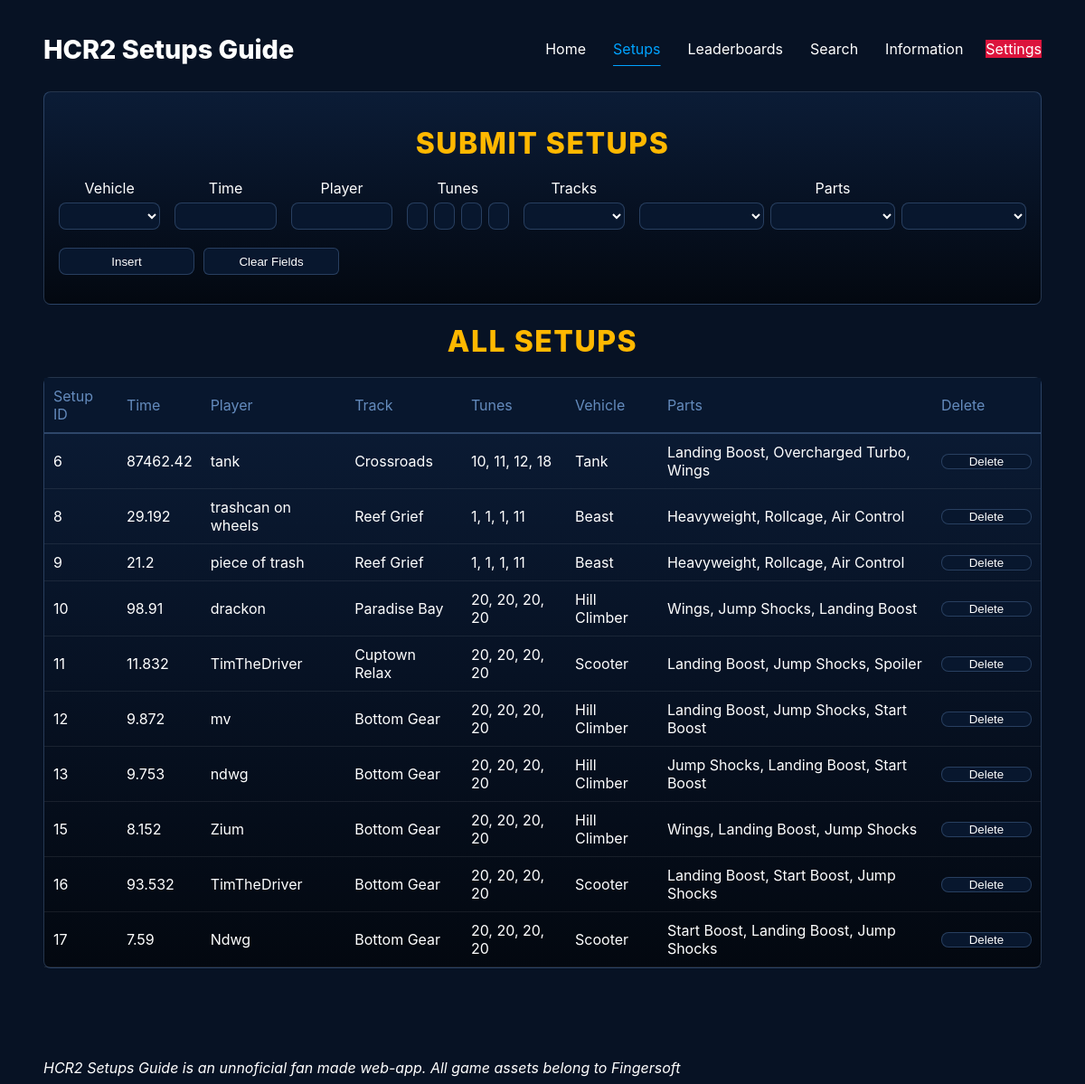
/Setups, run on the app's committed database.
### app.py (models this page shows)
class Setups(db.Model):
    __tablename__ = "Setups"
    setup_id = db.Column(db.Integer, primary_key=True, autoincrement=True)
    time_id = db.Column(db.Integer, db.ForeignKey("WR_Times.time_id"), nullable=False)
    track_id = db.Column(db.Integer, db.ForeignKey("Tracks.track_id"), nullable=False)
    tune_id = db.Column(db.Integer, db.ForeignKey("Tunes.tune_id"), nullable=False)
    vehicle_id = db.Column(db.Integer, db.ForeignKey("Vehicles.vehicle_id"), nullable=False)
    part_id = db.Column(db.Integer, db.ForeignKey("Part Combinations.part_id"), nullable=False)
    wr_time = db.relationship("WR_Times", back_populates="setups")
    track = db.relationship("Tracks", back_populates="setups")
    tune = db.relationship("Tunes", back_populates="setups")
    vehicle = db.relationship("Vehicles", back_populates="setups")
    parts_combinations = db.relationship("Parts", back_populates="setups")

class WR_Times(db.Model):
    __tablename__ = "WR_Times"
    time_id = db.Column(db.Integer, primary_key=True, autoincrement=True, nullable=False)
    time = db.Column(db.REAL, nullable=False)
    player = db.Column(db.Text, nullable=False)
    setups = db.relationship("Setups", back_populates="wr_time")

class Tracks(db.Model):
    __tablename__ = "Tracks"
    track_id = db.Column(db.Integer, primary_key=True, autoincrement=True, nullable=False, unique=True)
    track_name = db.Column(db.Text, nullable=False)
    setups = db.relationship("Setups", back_populates="track")

class Tunes(db.Model):
    __tablename__ = "Tunes"
    tune_id = db.Column(db.Integer, primary_key=True, autoincrement=True, nullable=False, unique=True)
    tune1 = db.Column(db.Integer, nullable=False)
    tune2 = db.Column(db.Integer, nullable=False)
    tune3 = db.Column(db.Integer, nullable=False)
    tune4 = db.Column(db.Integer, nullable=False)
    setups = db.relationship("Setups", back_populates="tune")

class Vehicles(db.Model):
    __tablename__ = "Vehicles"
    vehicle_id = db.Column(db.Integer, primary_key=True, autoincrement=True, nullable=False, unique=True)
    vehicle_name = db.Column(db.Text, unique=True)
    setups = db.relationship("Setups", back_populates="vehicle")

class Parts(db.Model):
    __tablename__ = "Part Combinations"
    part_id = db.Column(db.Integer, primary_key=True, autoincrement=True, nullable=False, unique=True)
    slot1 = db.Column(db.Text, nullable=False)
    slot2 = db.Column(db.Text, nullable=False)
    slot3 = db.Column(db.Text, nullable=False)
    setups = db.relationship("Setups", back_populates="parts_combinations")

### app.py (the view, shortened to what this page needs)
@app.route('/Setups', methods=['GET', 'POST'])
def setups():
    insert_errors = []
    all_setups = Setups.query.all()
    return render_template('Setups.html',
                           active_page='setups',
                           setups=all_setups,
                           tracks_list=tracks_list,
                           vehicles_list=vehicles_list,
                           parts_list=parts_list,
                           insert_errors=insert_errors)

### app.py (called while the page is built, shortened)
@app.before_request
def settings_menu():
    error = []
    rpp = request.form.get('rows_per_page')
    theme = request.form.get('theme')
    if 'theme' not in session:
            session['theme'] = 'dark'
    if 'rows_per_page' not in session:
        session['rows_per_page'] = 10

### templates/Setups.html (shortened to what this page needs)
{% extends 'layout.html' %}
{% block content %}
<div class="insert-form">
    <div class="search-form">
        <h1 class="title">SUBMIT SETUPS</h1>
        <form method="POST" action="{{url_for('setups')}}">
            <div class="search-grid">
                <div class="search-box">
                    <label>Vehicle</label>
                    <select name="vehicle_name">
                        <option value="" disabled hidden selected></option>
                        {% for i in vehicles_list %}
                            <option value="{{i}}">{{i}}</option>
                        {% endfor %}
                    </select>
                </div>
                <div class="search-box">
                    <label>Time</label>
                    <input type="number" step="any" name="time">
                </div>
                <div class="search-box">
                    <label>Player</label>
                    <input type="text" name="player">
                </div>
                <div class="search-box">
                    <label>Tunes</label>
                    <div class="multi-select">
                        <input type="number" max="20" min="1" name="tune1">
                        <input type="number" max="20" min="1" name="tune2">
                        <input type="number" max="20" min="1" name="tune3">
                        <input type="number" max="20" min="1" name="tune4">
                    </div>
                </div>
                <div class="search-box">
                    <label>Tracks</label>
                    <select name="track_name">
                        <option value="" disabled selected hidden></option>
                        {% for i in tracks_list %}
                            <option value="{{i}}">{{i}}</option>
                        {% endfor %}
                    </select>
                </div>
                <div class="search-box">
                    <label>Parts</label>
                    <div class="multi-select left">
                        <select name="slot1">
                            <option value="" selected disabled hidden></option>
                            {% for i in parts_list %}
                                <option value="{{i}}">{{i}}</option>
                            {% endfor %}
                        </select>
                        <select name="slot2">
                            <option value="" selected disabled hidden></option>
                            {% for i in parts_list %}
                                <option value="{{i}}">{{i}}</option>
                            {% endfor %}
                        </select>
                        <select name="slot3">
                            <option value="" selected disabled hidden></option>
                            {% for i in parts_list %}
                                <option value="{{i}}">{{i}}</option>
                            {% endfor %}
                        </select>
                    </div>
                </div>
            </div>
            <br>
            <div class="search-bar">
                <button type="submit" name="insert" value="insert">Insert</button>
                <button type="submit" class="clear_filters">Clear Fields</button>
            </div>
        </form>
    </div>
</div>
<h1 class="title" id="all_setups">ALL SETUPS</h1>
<div class="results">
    <table>
        <thead>
            <tr>
                <td>Setup ID</td>
                <td>Time</td>
                <td>Player</td>
                <td>Track</td>
                <td>Tunes</td>
                <td>Vehicle</td>
                <td>Parts</td>
                <td>Delete</td>
            </tr>
        </thead>
        <tbody>
            {% for setup in setups %}
                {% if loop.index <= session.get('rows_per_page')|int %}
                    <tr>
                        <td>{{setup.setup_id}}</td>
                        <td>{{setup.wr_time.time}}</td>
                        <td>{{setup.wr_time.player}}</td>
                        <td>{{setup.track.track_name}}</td>
                        <td>{{setup.tune.tune1}}, {{setup.tune.tune2}}, {{setup.tune.tune3}}, {{setup.tune.tune4}}</td>
                        <td>{{setup.vehicle.vehicle_name}}</td>
                        <td>{{setup.parts_combinations.slot1}}, {{setup.parts_combinations.slot2}}, {{setup.parts_combinations.slot3}}</td>
                        <td>
                            <form action="{{ url_for('setups') }}" method="POST" class="delete_submit">
                                <div class="search-bar">
                                    <button type="submit" name="setup_delete" value="{{setup.setup_id}}" onclick="return confirm('Are you sure you want to delete setup {{setup.setup_id}}?');">Delete</button>
                                </div>
                            </form>
                        </td>
                    </tr>
                {% endif %}
            {% endfor %}
        </tbody>
    </table>
</div>
{% endblock %}

### static/style.css (style rules this page uses)
* { box-sizing: border-box; }
.dark { --background-color: rgb(7, 18, 36); --text-color: white; --gold-title: rgb(255, 184, 0); --selected-border: rgb(0, 163, 255); --selected-shadow: rgba(0, 163, 255, 0.4); --hover-background-color: rgba(0, 163, 255, 0.12); --checked: rgb(0, 136, 255); --input-background: rgb(8, 23, 46); --results-background: linear-gradient(180deg, rgb(11, 28, 54) 0%, rgb(7, 18, 36) 50%, rgb(3, 8, 16) 100%); --input-border: rgba(100, 139, 189, 0.35); --table-header-text: rgb(100, 139, 189); --table-header-border-line: rgba(100, 139, 189, 0.4); --table-body-border-line: rgba(255, 255, 255, 0.08); background-color: var(--background-color); color: var(--text-color); }
body { padding-left: 40px; padding-right: 40px; font-family: 'Inter', sans-serif; }
input,select,button { border: 1px solid black; border-radius: 8px; height: 30px; }
.search-grid { display: grid; grid-template-columns: 1fr 1fr 1fr 1fr 1fr 1fr; gap: 2vh; align-items: start; }
.search-box { display: flex; flex-direction: column; align-items: center; width: 100%; }
.search-box > input, .search-box > select { width: 100%; height: 30px; background-color: var(--input-background); border: 1px solid var(--input-border); color: var(--text-color); }
.multi-select { display: flex; flex-direction: row; gap: 7px; width: 100%; }
.multi-select input { flex: 1; width: 0; min-width: 0; height: 30px; background-color: var(--input-background); border-color: var(--input-border); color: var(--text-color); }
.multi-select > select { flex: 1; height: 30px; background-color: var(--input-background); border-color: var(--input-border); color: var(--text-color); }
.search-bar input, .search-bar button { height: 30px; background-color: var(--input-background); border-color: var(--input-border); color: var(--text-color); }
.search-bar { width: 100%; display: flex; gap: 10px; }
.search-bar button { background-color: var(--input-background); border: 1px solid var(--input-border); color: var(--text-color); width: 150px; }
.search-form { padding: 16px; border-radius: 8px; background: var(--results-background); border: 1px solid var(--input-border); }
tr { border-radius: 3px; }
.results { width: 100%; margin-top: 12px; background: var(--results-background); border: 1px solid var(--input-border); border-radius: 8px; }
.results table { width: 100%; border-collapse: collapse; text-align: left; }
.results table thead tr { border-bottom: 2px solid var(--table-header-border-line); }
.results table thead td { background-color: var(--input-background); color: var(--table-header-text); padding: 10px 10px; }
.results table tbody tr { border-bottom: 1px solid var(--table-body-border-line); transition: background-color 0.15s ease; }
.results table tbody td { color: var(--text-color); padding: 10px 10px; background: transparent; }
.title { display: flex; justify-content: center; font-weight: 800; color: var(--gold-title); letter-spacing: 1.5px; margin-bottom: 20px; }
label { margin-bottom: 6px; }
.clear_filters { color: var(--text-color); border: none; background-color: var(--input-background); border: transparent; border-radius: 6px; border: 1px solid var(--input-border); height: 30px; }
option { color: var(--text-color); }
.dark select option { background-color: var(--input-background); color: var(--text-color); }
.results td form { display: inline; margin: 0; padding: 0; }
.delete_submit > div > button { display: inline; padding: 0; margin: 0; height: fit-content; width: 100px; }

### data on the page
Setups: setup_id "6", wr_time.time "87462.42", wr_time.player "tank", track.track_name "Crossroads", tune.tune1 "10", tune.tune2 "11", tune.tune3 "12", tune.tune4 "18", vehicle.vehicle_name "Tank", parts_combinations.slot1 "Landing Boost", parts_combinations.slot2 "Overcharged Turbo", parts_combinations.slot3 "Wings"
Setups: setup_id "8", wr_time.time "29.192", wr_time.player "trashcan on wheels", track.track_name "Reef Grief", tune.tune1 "1", tune.tune2 "1", tune.tune3 "1", tune.tune4 "11", vehicle.vehicle_name "Beast", parts_combinations.slot1 "Heavyweight", parts_combinations.slot2 "Rollcage", parts_combinations.slot3 "Air Control"
Setups: setup_id "9", wr_time.time "21.2", wr_time.player "piece of trash", track.track_name "Reef Grief", tune.tune1 "1", tune.tune2 "1", tune.tune3 "1", tune.tune4 "11", vehicle.vehicle_name "Beast", parts_combinations.slot1 "Heavyweight", parts_combinations.slot2 "Rollcage", parts_combinations.slot3 "Air Control"
Setups: setup_id "10", wr_time.time "98.91", wr_time.player "drackon", track.track_name "Paradise Bay", tune.tune1 "20", tune.tune2 "20", tune.tune3 "20", tune.tune4 "20", vehicle.vehicle_name "Hill Climber", parts_combinations.slot1 "Wings", parts_combinations.slot2 "Jump Shocks", parts_combinations.slot3 "Landing Boost"
Setups: setup_id "11", wr_time.time "11.832", wr_time.player "TimTheDriver", track.track_name "Cuptown Relax", tune.tune1 "20", tune.tune2 "20", tune.tune3 "20", tune.tune4 "20", vehicle.vehicle_name "Scooter", parts_combinations.slot1 "Landing Boost", parts_combinations.slot2 "Jump Shocks", parts_combinations.slot3 "Spoiler"
Setups: setup_id "12", wr_time.time "9.872", wr_time.player "mv", track.track_name "Bottom Gear", tune.tune1 "20", tune.tune2 "20", tune.tune3 "20", tune.tune4 "20", vehicle.vehicle_name "Hill Climber", parts_combinations.slot1 "Landing Boost", parts_combinations.slot2 "Jump Shocks", parts_combinations.slot3 "Start Boost"
Setups: setup_id "13", wr_time.time "9.753", wr_time.player "ndwg", track.track_name "Bottom Gear", tune.tune1 "20", tune.tune2 "20", tune.tune3 "20", tune.tune4 "20", vehicle.vehicle_name "Hill Climber", parts_combinations.slot1 "Jump Shocks", parts_combinations.slot2 "Landing Boost", parts_combinations.slot3 "Start Boost"
Setups: setup_id "15", wr_time.time "8.152", wr_time.player "Zium", track.track_name "Bottom Gear", tune.tune1 "20", tune.tune2 "20", tune.tune3 "20", tune.tune4 "20", vehicle.vehicle_name "Hill Climber", parts_combinations.slot1 "Wings", parts_combinations.slot2 "Landing Boost", parts_combinations.slot3 "Jump Shocks"
Setups: setup_id "16", wr_time.time "93.532", wr_time.player "TimTheDriver", track.track_name "Bottom Gear", tune.tune1 "20", tune.tune2 "20", tune.tune3 "20", tune.tune4 "20", vehicle.vehicle_name "Scooter", parts_combinations.slot1 "Landing Boost", parts_combinations.slot2 "Start Boost", parts_combinations.slot3 "Jump Shocks"
Setups: setup_id "17", wr_time.time "7.59", wr_time.player "Ndwg", track.track_name "Bottom Gear", tune.tune1 "20", tune.tune2 "20", tune.tune3 "20", tune.tune4 "20", vehicle.vehicle_name "Scooter", parts_combinations.slot1 "Start Boost", parts_combinations.slot2 "Landing Boost", parts_combinations.slot3 "Jump Shocks"
